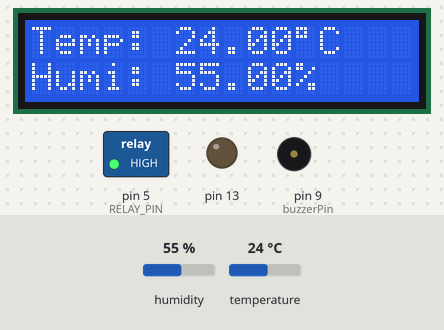
A sketch run on a simulated Arduino Uno, built with avr-gcc and run on an emulated ATmega328P. Shown: 16×2 character LCD, switched loads named in the sketch (green lamp = pin HIGH), output pins drawn as LEDs (lit = HIGH), buzzer (waves = sounding). Dashed ring = blinking. The inputs (shaded band) are chosen by the test bench; at power-on: temperature 24 °C, humidity 55 %.

Above: at 1.2 s.
1.3 s: temperature set to 26 °C
At 3.6 s:
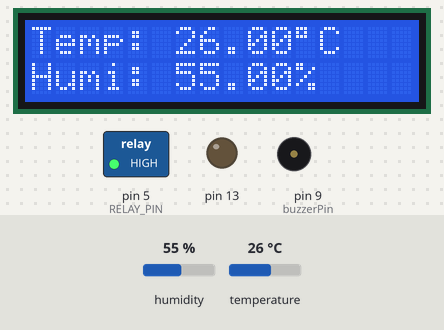
4.1 s: temperature set to 29 °C
At 6.4 s:
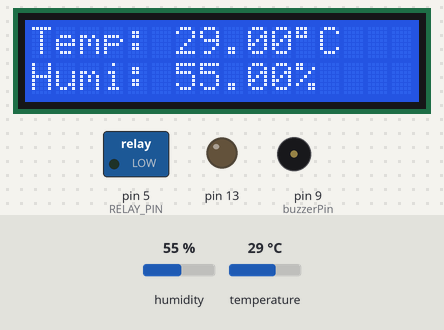
6.9 s: temperature set to 32 °C
At 10.2 s:
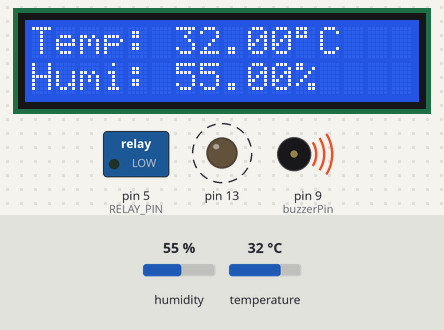
12.2 s: humidity set to 22 %
At 14.05 s:
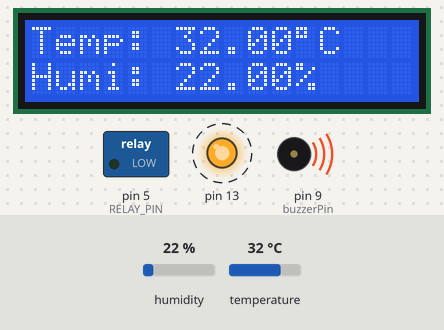
Timing chart, 0 to 16.0 s (numbered marks = the images above; inputs shaded):
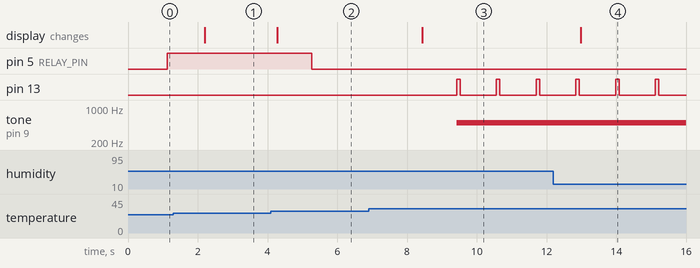

Measured:
- the behaviour switches between 27 and 28 °C on temperature (found by bisection; images 1 and 2)
- the behaviour switches between 30 and 31 °C on temperature (found by bisection; images 2 and 3)
- after the input at 1.3 s, the display: changes after 0.90 s (image 1)
- after the input at 4.1 s, pin 5 (RELAY_PIN): HIGH → LOW after 1.2 s; the display: changes after 0.18 s (image 2)
- after the input at 6.9 s, pin 13: alternates HIGH for 0.10 s and LOW for 1.0 s, starting after 2.5 s; tone on pin 9 (buzzerPin): silent → 500 Hz after 2.5 s; the display: changes after 1.5 s (image 3)
- after the input at 12.2 s, the display: changes after 0.79 s (image 4)

The sketch:

SmartIncubatorCode.ino
```cpp
//For the LCD I2C
#include <Wire.h>
#include <LCD.h>
#include <LiquidCrystal_I2C.h>

LiquidCrystal_I2C lcd(0x27, 2, 1, 0, 4, 5, 6, 7, 3, POSITIVE); //I2C pins declaration

//For DHT11
#include <DHT.h>
#define DHTPIN A0 //where DHT middle pin is connected to
#define DHTTYPE DHT11
DHT dht(DHTPIN, DHTTYPE);

float humi;
float temp;
const int buzzerPin=9;
const int RELAY_PIN = 5;

void setup() {
  //Initializing LCD
  lcd.begin(16,2); //Defining 16 columns and 2 rows of lcd display
  lcd.backlight(); //To Power ON the back light
  lcd.setCursor(0,0); //Defining positon to write from first row, first column.
  lcd.clear();

  //Initializing buzzer
  pinMode(buzzerPin, OUTPUT);

  //Initializing LED
  pinMode(13, OUTPUT);

  //start sensor reading
  dht.begin();

  //Initializing digital pin A5 as an output
  pinMode(RELAY_PIN, OUTPUT);
}

void loop() {
  int tempValue = dht.readTemperature();
  int humiValue = dht.readHumidity();

  showTempHumi();
  delay(1000);

  if (tempValue > 27){
      digitalWrite(RELAY_PIN, LOW);
    }
   if( tempValue < 27){
      noTone(buzzerPin);
      digitalWrite(13, LOW);
      digitalWrite(RELAY_PIN, HIGH);
   }

   if (tempValue > 30) {
      tone(buzzerPin, 500);
      digitalWrite(13, HIGH);
      delay(100);
      digitalWrite(13, LOW);
      digitalWrite(RELAY_PIN, LOW);
   }
}

void showTempHumi(){
  humi = dht.readHumidity();
  temp = dht.readTemperature();

  lcd.clear();
  lcd.print("Temp: ");
  lcd.print(temp,2);
  lcd.print(char(223));
  lcd.print("C");
  lcd.setCursor(0,1);
  lcd.print("Humi: ");
  lcd.print(humi,2);
  lcd.print("%");
}
```
